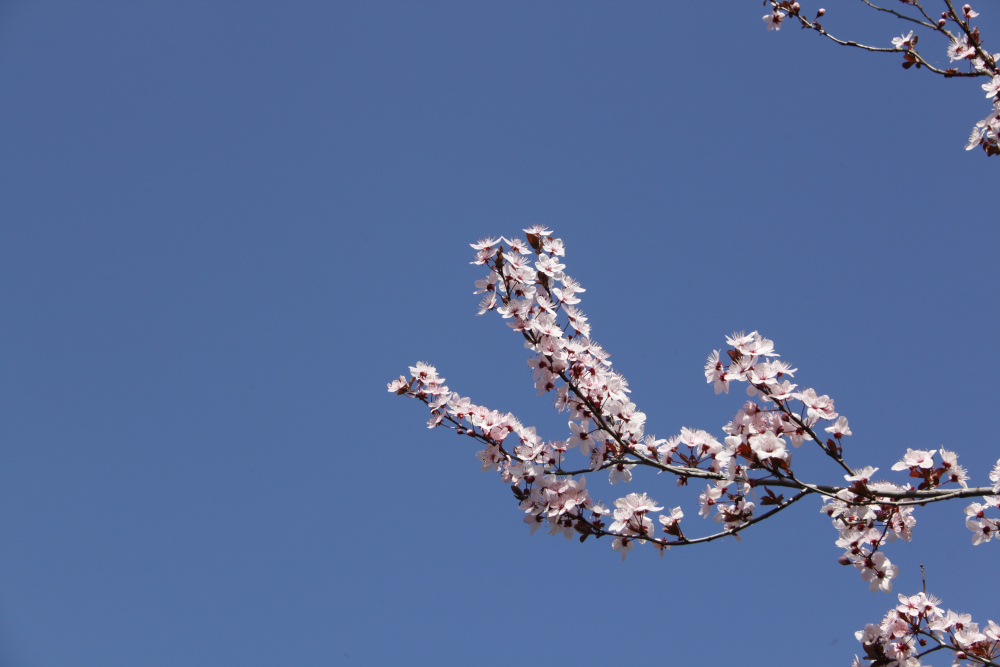
#> input picture imagesTP/CerisierP.jpg, 1000 x 667 px
$ python demo.py
#> lines starting #> are read from the running program, lines starting #| are printed output that depends on the picture
import numpy as np

from matplotlib import pyplot as plt
import cv2 as cv

if __name__ == "__main__":

    #Ouvrir une image
    img = cv.imread("imagesTP/CerisierP.jpg")
#> img is the input picture: shape (667, 1000, 3); mean B, G, R 154.2, 109.1, 87.7
    img = cv.cvtColor(img,cv.COLOR_BGR2RGB)

    #Afficher une image
    plt.figure()

    #Afficher les canaux
    rouge = img[:,:, 0]
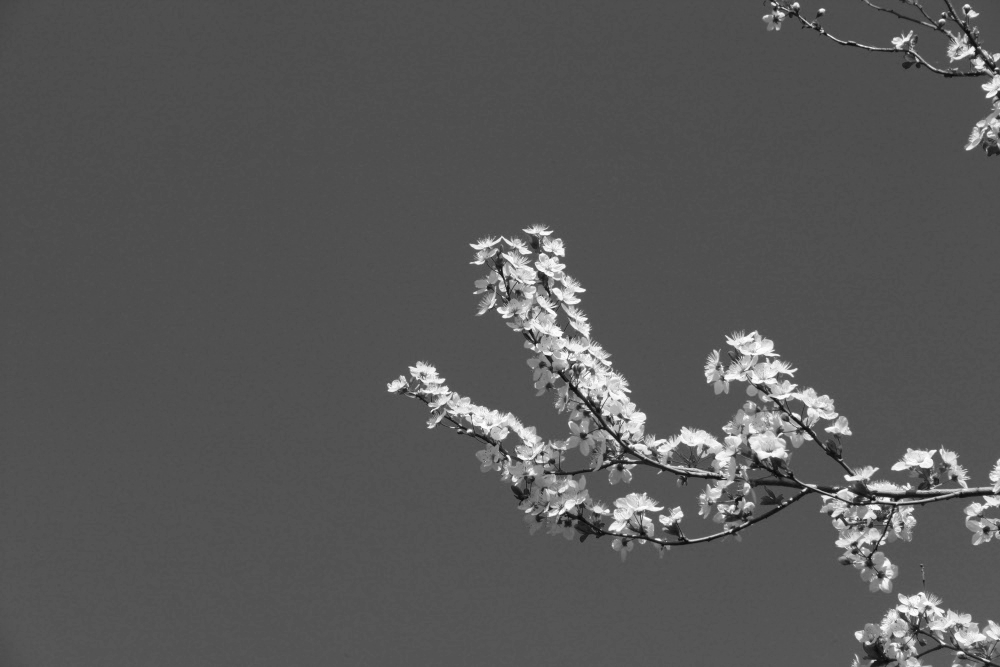
#> rouge: shape (667, 1000); min 7, max 255, mean 87.7
    vert = img[:,:, 1]
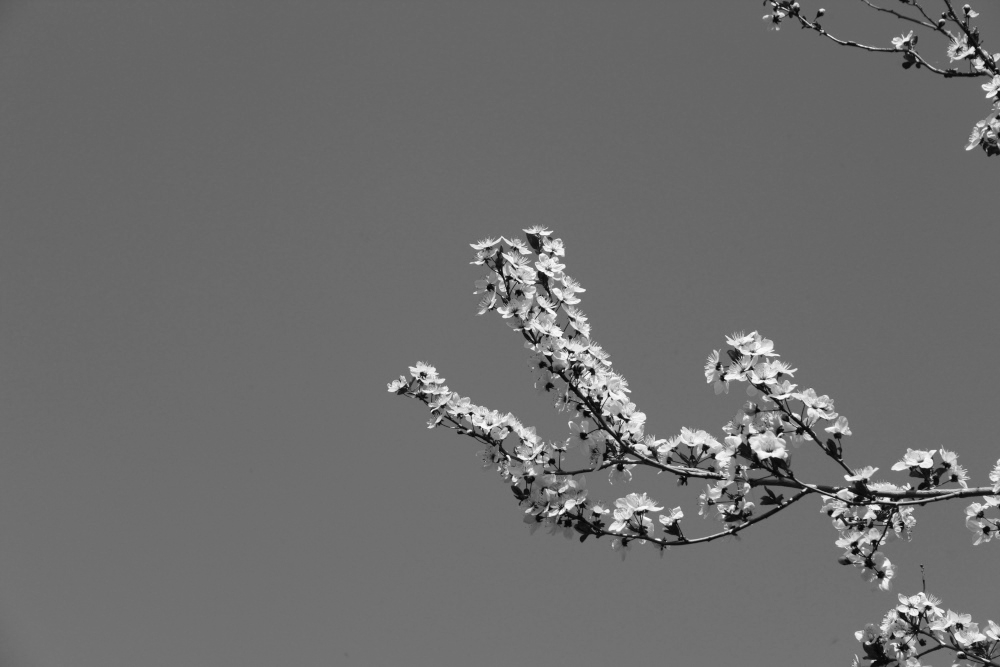
#> vert: shape (667, 1000); min 4, max 253, mean 109.1
    bleu = img[:,:, 2]
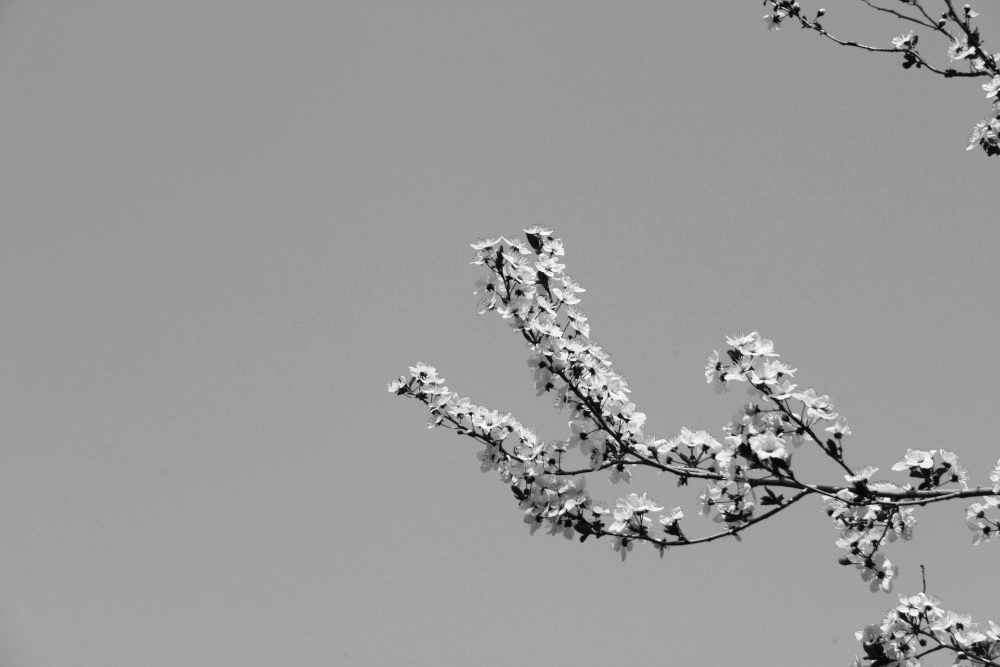
#> bleu: shape (667, 1000); min 2, max 255, mean 154.2
    plt.figure()
    plt.subplot(2, 2, 1)
    plt.imshow(img)
    plt.subplot(2, 2, 2)
    plt.imshow(rouge, cmap="Reds")
    plt.subplot(2, 2, 3)
    plt.imshow(vert, cmap="Greens")
    plt.subplot(2, 2, 4)
    plt.imshow(bleu, cmap="Blues")

    # Transformation en niveau de gris
    imgG = cv.cvtColor(img,cv.COLOR_RGB2GRAY)
    plt.figure()
    plt.subplot(2, 1, 1)
    plt.imshow(imgG, cmap="gray")
    plt.subplot(2, 1, 2)
    imgFlat = imgG.flatten()
    plt.hist(imgFlat)

    plt.show()
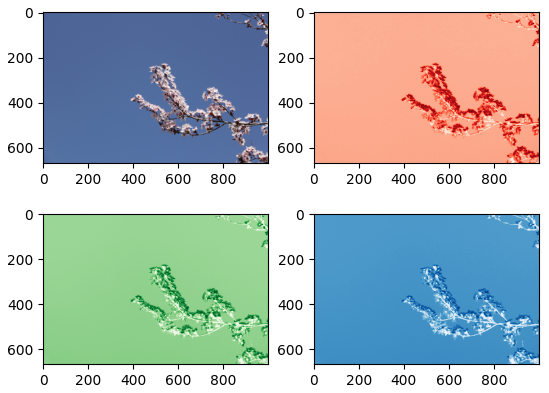
#> figure drawn by matplotlib, 4 panels
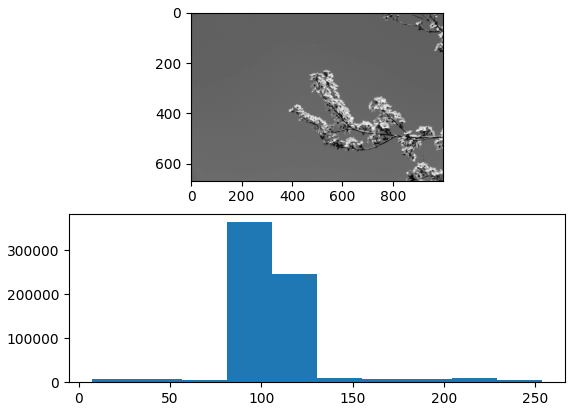
#> figure drawn by matplotlib, 2 panels; panel 2: tallest bar 364007 high, from x = 81.1 to 105.8
